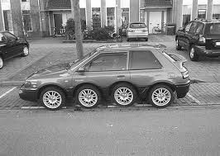
%> input picture DIP_HW2/hm2/相关检测/car.png, 220 x 156 px, shrunk from 266 x 189 before the run
$ octave matching.m   (GNU Octave 9; MATLAB toolbox functions it lacks are replaced by stand-ins)
%> lines starting %> are read from the running program, lines starting %| are printed output that depends on the picture
clear
[filename1,pathname1]=uigetfile('*.*','select an input image');
%> the answer given: car.png
inputImage = imread([pathname1 filename1]);%读入待匹配图像
%> inputImage is the input picture: size 156x220 uint8; min 0, max 255, mean 135.1
[filename2,pathname2]=uigetfile('*.*','select an standard image');
%> the answer given: 对比图.png
standardImage = imread([pathname2 filename2]);%读入榜样图像
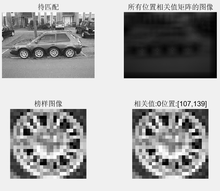
%> input picture DIP_HW2/hm2/相关检测/对比图.png, 220 x 191 px, shrunk from 556 x 482 before the run
%> standardImage is the input picture: size 191x220x3 uint8; min 0, max 255, mean 166.2

subplot(2,2,1);
imshow(inputImage);
title('待匹配');%显示待匹配图像

[h1,w1]=size(inputImage);%获取待匹配图像的长和宽
%> h1 = 156; w1 = 220

[h2,w2]=size(standardImage);%榜样图像的长和宽
%> h2 = 191; w2 = 660

im2 = [inputImage,zeros(h1,w2-1);zeros(h2-1,w1+w2-1)];%扩展图像边缘方便遍历
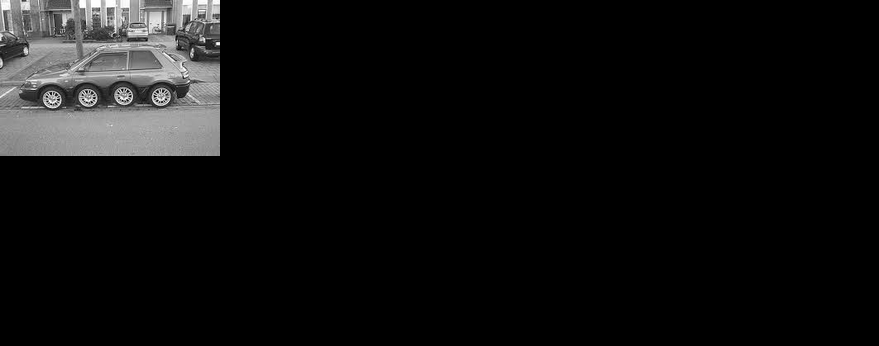
%> im2: size 346x879 uint8; min 0, max 255, mean 15.2

cValue = zeros(h1,w1);%生成相关值矩阵，利用绝对值之和除以格子数。
%> (the run ends here)
